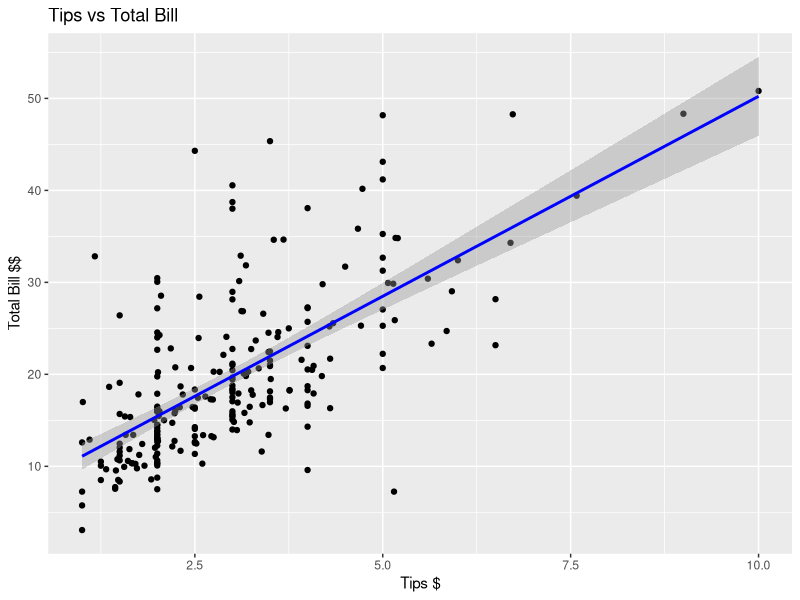

R code for this plot:
## ---- chunk 1
knitr::opts_chunk$set(echo = TRUE)
## ---- chunk 2
data(tips, package="reshape2")
#install.packages('reshape2')

## ---- chunk 3
numParty2<- nrow(tips)
print(numParty2)
## ---- chunk 4
str(tips)
sapply(tips, class)
## ---- chunk 5
head(tips)
day<- factor(tips$day, levels = c('Thur', 'Fri', 'Sat', 'Sun'))
print(day)
## ---- chunk 6
female <- tips$sex == 'Female' & tips$size >= 5
female5 <- tips[female, ]
print(female5)

## ---- chunk 7
library(ggplot2)
ggplot(tips, aes(x= tip, y=total_bill)) + geom_point() + geom_smooth(method= 'lm', color = 'blue') + ggtitle('Tips vs Total Bill') + xlab('Tips $') + ylab('Total Bill $$')
cor(tips$tip, tips$total_bill)
## ---- chunk 8
head(tips)
denom<- nrow(tips)
denom
num<- sum(tips$tip)
num
tiprate<- num/denom
tiprate
